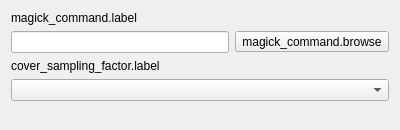
<?xml version="1.0" encoding="UTF-8"?>
<ui version="4.0">
 <class>CoverMagickOptionsPage</class>
 <widget class="QWidget" name="CoverMagickOptionsPage">
  <property name="geometry">
   <rect>
    <x>0</x>
    <y>0</y>
    <width>400</width>
    <height>130</height>
   </rect>
  </property>
  <property name="sizePolicy">
   <sizepolicy hsizetype="MinimumExpanding" vsizetype="Preferred">
    <horstretch>0</horstretch>
    <verstretch>0</verstretch>
   </sizepolicy>
  </property>
  <property name="minimumSize">
   <size>
    <width>400</width>
    <height>90</height>
   </size>
  </property>
  <property name="windowTitle">
   <string>window.title</string>
  </property>
  <layout class="QVBoxLayout" name="verticalLayout">
   <item>
    <widget class="QLabel" name="magick_command_label">
     <property name="text">
      <string>magick_command.label</string>
     </property>
    </widget>
   </item>
   <item>
    <layout class="QHBoxLayout" name="horizontalLayout">
     <item>
      <widget class="QLineEdit" name="magick_command_edit">
       <property name="sizePolicy">
        <sizepolicy hsizetype="MinimumExpanding" vsizetype="Fixed">
         <horstretch>0</horstretch>
         <verstretch>0</verstretch>
        </sizepolicy>
       </property>
      </widget>
     </item>
     <item>
      <widget class="QToolButton" name="magick_command_browse">
       <property name="sizePolicy">
        <sizepolicy hsizetype="Preferred" vsizetype="Fixed">
         <horstretch>0</horstretch>
         <verstretch>0</verstretch>
        </sizepolicy>
       </property>
       <property name="text">
        <string>magick_command.browse</string>
       </property>
      </widget>
     </item>
    </layout>
   </item>
   <item>
    <widget class="QLabel" name="cover_sampling_factor_label">
     <property name="text">
      <string>cover_sampling_factor.label</string>
     </property>
    </widget>
   </item>
   <item>
    <widget class="QComboBox" name="cover_sampling_factor">
     <property name="sizePolicy">
      <sizepolicy hsizetype="MinimumExpanding" vsizetype="Fixed">
       <horstretch>0</horstretch>
       <verstretch>0</verstretch>
      </sizepolicy>
     </property>
    </widget>
   </item>
   <item>
    <spacer name="spacer">
     <property name="orientation">
      <enum>Qt::Orientation::Vertical</enum>
     </property>
     <property name="sizeHint" stdset="0">
      <size>
       <width>20</width>
       <height>20</height>
      </size>
     </property>
    </spacer>
   </item>
  </layout>
 </widget>
 <resources/>
 <connections/>
</ui>
